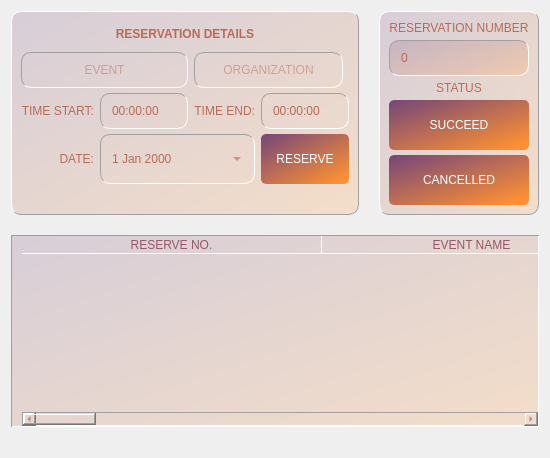
              <widget class="QWidget" name="facility3">
               <layout class="QGridLayout" name="gridLayout_31">
                <property name="spacing">
                 <number>20</number>
                </property>
                <item row="1" column="0" colspan="2">
                 <widget class="QTableWidget" name="tableWidget_5">
                  <property name="toolTip">
                   <string>Reservation Details</string>
                  </property>
                  <property name="styleSheet">
                   <string notr="true">QTableWidget {
	background-color: qlineargradient(spread:pad, x1:0.051, y1:0, x2:1, y2:1, stop:0 rgba(120, 72, 120, 50), stop:0.931818 rgba(254, 145, 50,50));
	alternate-background-color: rgba(189, 110, 83, 20);
	border-radius: 0px;
	color: rgb(150, 88, 104);
	font: 75 12pt &quot;MS Shell Dlg 2&quot;;
	border-top: 1px solid rgb(160, 160, 160);
	border-left: 1px solid rgb(160, 160, 160);
	border-right: 1px solid white;
	border-bottom: 1px solid white;
	padding-left: 10px;
}

QTableWidget QTableCornerButton::section{	
	background-color: transparent;
	border: transparent;
}

QTableWidget::Item {
	border: transparent;
	color: rgb(150, 88, 104);
	selection-color: black;
}


QHeaderView {
	background-color: transparent;
	color: rgb(150, 88, 104);
	border: transparent;
	border-bottom: 1px solid white;
}
QHeaderView::section {
	font: 75 12pt &quot;MS Shell Dlg 2&quot;;
	color: rgb(150, 88, 104);
	background-color: transparent;
	border: transparent;
	border-right: 1px solid white;
}

QScrollBar:vertical {
	margin: 0px;
	padding-left: 0px;
	padding-right: 0px;
	background-color: transparent;
	border-top: 1px solid rgb(160, 160, 160);
	border-left: 1px solid rgb(160, 160, 160);
	border-right: 1px solid white;
	border-bottom: 1px solid white;
	color:  rgb(150, 88, 104);
}

QScrollBar:horizontal {
	margin: 0px;
	padding-top: 0px;
	padding-bottom: 0px;
	background-color: transparent;
	border-top: 1px solid rgb(160, 160, 160);
	border-left: 1px solid rgb(160, 160, 160);
	border-right: 1px solid white;
	border-bottom: 1px solid white;
	color:  rgb(150, 88, 104);
}

QToolTip{
	background-color: rgb(255, 255, 255);
	color: rgb(0, 0, 0);
}
</string>
                  </property>
                  <property name="autoScrollMargin">
                   <number>16</number>
                  </property>
                  <property name="editTriggers">
                   <set>QAbstractItemView::NoEditTriggers</set>
                  </property>
                  <property name="alternatingRowColors">
                   <bool>true</bool>
                  </property>
                  <property name="selectionBehavior">
                   <enum>QAbstractItemView::SelectRows</enum>
                  </property>
                  <property name="showGrid">
                   <bool>true</bool>
                  </property>
                  <property name="gridStyle">
                   <enum>Qt::DotLine</enum>
                  </property>
                  <property name="sortingEnabled">
                   <bool>false</bool>
                  </property>
                  <property name="cornerButtonEnabled">
                   <bool>true</bool>
                  </property>
                  <attribute name="horizontalHeaderCascadingSectionResizes">
                   <bool>true</bool>
                  </attribute>
                  <attribute name="horizontalHeaderDefaultSectionSize">
                   <number>300</number>
                  </attribute>
                  <attribute name="horizontalHeaderShowSortIndicator" stdset="0">
                   <bool>false</bool>
                  </attribute>
                  <attribute name="verticalHeaderVisible">
                   <bool>false</bool>
                  </attribute>
                  <column>
                   <property name="text">
                    <string>RESERVE NO.</string>
                   </property>
                  </column>
                  <column>
                   <property name="text">
                    <string>EVENT NAME</string>
                   </property>
                  </column>
                  <column>
                   <property name="text">
                    <string>ORGANIZATION</string>
                   </property>
                  </column>
                  <column>
                   <property name="text">
                    <string>DATE</string>
                   </property>
                  </column>
                  <column>
                   <property name="text">
                    <string>TIME START</string>
                   </property>
                  </column>
                  <column>
                   <property name="text">
                    <string>TIME END</string>
                   </property>
                  </column>
                  <column>
                   <property name="text">
                    <string>STATUS</string>
                   </property>
                  </column>
                 </widget>
                </item>
                <item row="0" column="1">
                 <widget class="QFrame" name="frame_29">
                  <property name="styleSheet">
                   <string notr="true">border-top: 1px solid white;
border-left: 1px solid white;
border-right: 1px solid rgb(160, 160, 160);
border-bottom: 1px solid rgb(160, 160, 160);
background-color: qlineargradient(spread:pad, x1:0.051, y1:0, x2:1, y2:1, stop:0 rgba(120, 72, 120, 50), stop:0.931818 rgba(254, 145, 50,50));
border-radius: 10px;





</string>
                  </property>
                  <property name="frameShape">
                   <enum>QFrame::StyledPanel</enum>
                  </property>
                  <property name="frameShadow">
                   <enum>QFrame::Raised</enum>
                  </property>
                  <layout class="QGridLayout" name="gridLayout_27">
                   <property name="topMargin">
                    <number>9</number>
                   </property>
                   <property name="bottomMargin">
                    <number>9</number>
                   </property>
                   <property name="verticalSpacing">
                    <number>5</number>
                   </property>
                   <item row="3" column="0" colspan="2">
                    <widget class="QLabel" name="label_32">
                     <property name="styleSheet">
                      <string notr="true">border: none;
color: rgb(184, 107, 87);
font: 75 15pt &quot;MS Shell Dlg 2&quot;;
background-color: transparent;
</string>
                     </property>
                     <property name="text">
                      <string>STATUS</string>
                     </property>
                     <property name="alignment">
                      <set>Qt::AlignCenter</set>
                     </property>
                    </widget>
                   </item>
                   <item row="4" column="0" colspan="2">
                    <widget class="QPushButton" name="pushButton_30">
                     <property name="minimumSize">
                      <size>
                       <width>0</width>
                       <height>50</height>
                      </size>
                     </property>
                     <property name="maximumSize">
                      <size>
                       <width>16777215</width>
                       <height>50</height>
                      </size>
                     </property>
                     <property name="cursor">
                      <cursorShape>PointingHandCursor</cursorShape>
                     </property>
                     <property name="styleSheet">
                      <string notr="true">QPushButton {border: none;
border-radius: 5px;
background-color: qlineargradient(spread:pad, x1:0.051, y1:0, x2:1, y2:1, stop:0 rgba(120, 72, 120, 255), stop:0.931818 rgba(254, 145, 50, 255));
font: 75 12pt &quot;MS Shell Dlg 2&quot;;
color: white;}

QPushButton::hover {
	background-color: qlineargradient(spread:pad, x1:1, y1:1, x2:0, y2:0, stop:0 rgba(120, 62, 115, 255), stop:0.931818 rgba(254, 163, 17, 255));
}

QPushButton::pressed {
	background-color: qlineargradient(spread:pad, x1:0.051, y1:0, x2:1, y2:1, stop:0 rgba(120, 72, 120, 255), stop:0.931818 rgba(254, 145, 50, 255));
}</string>
                     </property>
                     <property name="text">
                      <string>SUCCEED</string>
                     </property>
                     <property name="checkable">
                      <bool>false</bool>
                     </property>
                    </widget>
                   </item>
                   <item row="2" column="0" colspan="2">
                    <widget class="QFrame" name="frame_30">
                     <property name="maximumSize">
                      <size>
                       <width>16777215</width>
                       <height>50</height>
                      </size>
                     </property>
                     <property name="styleSheet">
                      <string notr="true">border: none;
border-radius: 10px;
background-color: qlineargradient(spread:pad, x1:0.051, y1:0, x2:1, y2:1, stop:0 rgba(120, 72, 120, 50), stop:0.931818 rgba(254, 145, 50,50));
border-top: 1px solid rgb(160, 160, 160);
border-left: 1px solid rgb(160, 160, 160);
border-right: 1px solid white;
border-bottom: 1px solid white;
</string>
                     </property>
                     <property name="frameShape">
                      <enum>QFrame::StyledPanel</enum>
                     </property>
                     <property name="frameShadow">
                      <enum>QFrame::Raised</enum>
                     </property>
                     <layout class="QGridLayout" name="gridLayout_28">
                      <item row="1" column="0">
                       <widget class="QSpinBox" name="spinBox_5">
                        <property name="maximumSize">
                         <size>
                          <width>16777215</width>
                          <height>50</height>
                         </size>
                        </property>
                        <property name="styleSheet">
                         <string notr="true">background: transparent;
border: transparent;
border-radius: 0px;
color: rgb(184, 107, 87);
font: 75 15pt &quot;MS Shell Dlg 2&quot;;
</string>
                        </property>
                        <property name="buttonSymbols">
                         <enum>QAbstractSpinBox::NoButtons</enum>
                        </property>
                        <property name="showGroupSeparator" stdset="0">
                         <bool>false</bool>
                        </property>
                        <property name="maximum">
                         <number>222222222</number>
                        </property>
                       </widget>
                      </item>
                     </layout>
                    </widget>
                   </item>
                   <item row="5" column="0" colspan="2">
                    <widget class="QPushButton" name="pushButton_31">
                     <property name="minimumSize">
                      <size>
                       <width>0</width>
                       <height>50</height>
                      </size>
                     </property>
                     <property name="maximumSize">
                      <size>
                       <width>16777215</width>
                       <height>50</height>
                      </size>
                     </property>
                     <property name="cursor">
                      <cursorShape>PointingHandCursor</cursorShape>
                     </property>
                     <property name="styleSheet">
                      <string notr="true">QPushButton {border: none;
border-radius: 5px;
background-color: qlineargradient(spread:pad, x1:0.051, y1:0, x2:1, y2:1, stop:0 rgba(120, 72, 120, 255), stop:0.931818 rgba(254, 145, 50, 255));
font: 75 12pt &quot;MS Shell Dlg 2&quot;;
color: white;}

QPushButton::hover {
	background-color: qlineargradient(spread:pad, x1:1, y1:1, x2:0, y2:0, stop:0 rgba(120, 62, 115, 255), stop:0.931818 rgba(254, 163, 17, 255));
}

QPushButton::pressed {
	background-color: qlineargradient(spread:pad, x1:0.051, y1:0, x2:1, y2:1, stop:0 rgba(120, 72, 120, 255), stop:0.931818 rgba(254, 145, 50, 255));
}</string>
                     </property>
                     <property name="text">
                      <string>CANCELLED</string>
                     </property>
                     <property name="checkable">
                      <bool>false</bool>
                     </property>
                    </widget>
                   </item>
                   <item row="1" column="0" colspan="2">
                    <widget class="QLabel" name="label_31">
                     <property name="styleSheet">
                      <string notr="true">border: none;
color: rgb(184, 107, 87);
font: 75 15pt &quot;MS Shell Dlg 2&quot;;
background-color: transparent;
</string>
                     </property>
                     <property name="text">
                      <string>RESERVATION NUMBER</string>
                     </property>
                     <property name="alignment">
                      <set>Qt::AlignCenter</set>
                     </property>
                    </widget>
                   </item>
                  </layout>
                 </widget>
                </item>
                <item row="2" column="0">
                 <spacer name="horizontalSpacer_43">
                  <property name="orientation">
                   <enum>Qt::Horizontal</enum>
                  </property>
                  <property name="sizeHint" stdset="0">
                   <size>
                    <width>40</width>
                    <height>20</height>
                   </size>
                  </property>
                 </spacer>
                </item>
                <item row="2" column="1">
                 <spacer name="horizontalSpacer_45">
                  <property name="orientation">
                   <enum>Qt::Horizontal</enum>
                  </property>
                  <property name="sizeHint" stdset="0">
                   <size>
                    <width>40</width>
                    <height>20</height>
                   </size>
                  </property>
                 </spacer>
                </item>
                <item row="0" column="0">
                 <widget class="QFrame" name="frame_31">
                  <property name="styleSheet">
                   <string notr="true">border-top: 1px solid white;
border-left: 1px solid white;
border-right: 1px solid rgb(160, 160, 160);
border-bottom: 1px solid rgb(160, 160, 160);
background-color: qlineargradient(spread:pad, x1:0.051, y1:0, x2:1, y2:1, stop:0 rgba(120, 72, 120, 50), stop:0.931818 rgba(254, 145, 50,50));
border-radius: 10px;





</string>
                  </property>
                  <property name="frameShape">
                   <enum>QFrame::StyledPanel</enum>
                  </property>
                  <property name="frameShadow">
                   <enum>QFrame::Raised</enum>
                  </property>
                  <layout class="QGridLayout" name="gridLayout_29">
                   <property name="topMargin">
                    <number>10</number>
                   </property>
                   <property name="bottomMargin">
                    <number>10</number>
                   </property>
                   <property name="verticalSpacing">
                    <number>5</number>
                   </property>
                   <item row="6" column="2">
                    <spacer name="horizontalSpacer_44">
                     <property name="orientation">
                      <enum>Qt::Horizontal</enum>
                     </property>
                     <property name="sizeHint" stdset="0">
                      <size>
                       <width>20</width>
                       <height>20</height>
                      </size>
                     </property>
                    </spacer>
                   </item>
                   <item row="6" column="3">
                    <spacer name="horizontalSpacer_40">
                     <property name="orientation">
                      <enum>Qt::Horizontal</enum>
                     </property>
                     <property name="sizeHint" stdset="0">
                      <size>
                       <width>40</width>
                       <height>20</height>
                      </size>
                     </property>
                    </spacer>
                   </item>
                   <item row="4" column="1">
                    <widget class="QFrame" name="frame_34">
                     <property name="maximumSize">
                      <size>
                       <width>16777215</width>
                       <height>50</height>
                      </size>
                     </property>
                     <property name="styleSheet">
                      <string notr="true">border: none;
border-radius: 10px;
background-color: transparent;
border-top: 1px solid rgb(160, 160, 160);
border-left: 1px solid rgb(160, 160, 160);
border-right: 1px solid white;
border-bottom: 1px solid white;
</string>
                     </property>
                     <property name="frameShape">
                      <enum>QFrame::StyledPanel</enum>
                     </property>
                     <property name="frameShadow">
                      <enum>QFrame::Raised</enum>
                     </property>
                     <layout class="QHBoxLayout" name="horizontalLayout_20">
                      <item>
                       <widget class="QTimeEdit" name="timeEdit">
                        <property name="styleSheet">
                         <string notr="true">background: transparent;
border: transparent;
border-radius: 0px;
color: rgb(184, 107, 87);
font: 75 15pt &quot;MS Shell Dlg 2&quot;;</string>
                        </property>
                        <property name="buttonSymbols">
                         <enum>QAbstractSpinBox::UpDownArrows</enum>
                        </property>
                       </widget>
                      </item>
                     </layout>
                    </widget>
                   </item>
                   <item row="1" column="0" colspan="5">
                    <widget class="QLabel" name="label_35">
                     <property name="styleSheet">
                      <string notr="true">border: none;
color: rgb(184, 107, 87);
font: 75 15pt &quot;MS Shell Dlg 2&quot;;
background-color: transparent;
</string>
                     </property>
                     <property name="text">
                      <string>&lt;html&gt;&lt;head/&gt;&lt;body&gt;&lt;p&gt;&lt;span style=&quot; font-weight:600;&quot;&gt;RESERVATION DETAILS&lt;/span&gt;&lt;/p&gt;&lt;/body&gt;&lt;/html&gt;</string>
                     </property>
                     <property name="alignment">
                      <set>Qt::AlignCenter</set>
                     </property>
                    </widget>
                   </item>
                   <item row="6" column="1">
                    <spacer name="horizontalSpacer_42">
                     <property name="orientation">
                      <enum>Qt::Horizontal</enum>
                     </property>
                     <property name="sizeHint" stdset="0">
                      <size>
                       <width>20</width>
                       <height>20</height>
                      </size>
                     </property>
                    </spacer>
                   </item>
                   <item row="6" column="0">
                    <spacer name="horizontalSpacer_41">
                     <property name="orientation">
                      <enum>Qt::Horizontal</enum>
                     </property>
                     <property name="sizeHint" stdset="0">
                      <size>
                       <width>20</width>
                       <height>20</height>
                      </size>
                     </property>
                    </spacer>
                   </item>
                   <item row="4" column="3" colspan="2">
                    <widget class="QFrame" name="frame_37">
                     <property name="maximumSize">
                      <size>
                       <width>16777215</width>
                       <height>50</height>
                      </size>
                     </property>
                     <property name="styleSheet">
                      <string notr="true">border: none;
border-radius: 10px;
background-color:transparent;
border-top: 1px solid rgb(160, 160, 160);
border-left: 1px solid rgb(160, 160, 160);
border-right: 1px solid white;
border-bottom: 1px solid white;
color: qlineargradient(spread:pad, x1:0.051, y1:0, x2:1, y2:1, stop:0 rgba(120, 72, 120, 255), stop:0.931818 rgba(254, 145, 50, 255));
</string>
                     </property>
                     <property name="frameShape">
                      <enum>QFrame::StyledPanel</enum>
                     </property>
                     <property name="frameShadow">
                      <enum>QFrame::Raised</enum>
                     </property>
                     <layout class="QHBoxLayout" name="horizontalLayout_23">
                      <property name="spacing">
                       <number>0</number>
                      </property>
                      <property name="leftMargin">
                       <number>9</number>
                      </property>
                      <property name="topMargin">
                       <number>9</number>
                      </property>
                      <property name="rightMargin">
                       <number>9</number>
                      </property>
                      <property name="bottomMargin">
                       <number>9</number>
                      </property>
                      <item>
                       <widget class="QTimeEdit" name="timeEdit_2">
                        <property name="styleSheet">
                         <string notr="true">background: transparent;
border: transparent;
border-radius: 0px;
color: rgb(184, 107, 87);
font: 75 15pt &quot;MS Shell Dlg 2&quot;;</string>
                        </property>
                       </widget>
                      </item>
                     </layout>
                    </widget>
                   </item>
                   <item row="2" column="0" colspan="2">
                    <widget class="QFrame" name="frame_33">
                     <property name="maximumSize">
                      <size>
                       <width>16777215</width>
                       <height>50</height>
                      </size>
                     </property>
                     <property name="styleSheet">
                      <string notr="true">border: none;
border-radius: 10px;
background-color: transparent;
border-top: 1px solid rgb(160, 160, 160);
border-left: 1px solid rgb(160, 160, 160);
border-right: 1px solid white;
border-bottom: 1px solid white;
</string>
                     </property>
                     <property name="frameShape">
                      <enum>QFrame::StyledPanel</enum>
                     </property>
                     <property name="frameShadow">
                      <enum>QFrame::Raised</enum>
                     </property>
                     <layout class="QHBoxLayout" name="horizontalLayout_19">
                      <item>
                       <widget class="QLineEdit" name="lineEdit_9">
                        <property name="styleSheet">
                         <string notr="true">QLineEdit {background: transparent;
border: transparent;
border-radius: 0px;
color: rgb(184, 107, 87);
font: 75 15pt &quot;MS Shell Dlg 2&quot;;}

QLineEdit::focus {
	border: none;
	border-bottom: 1px solid qlineargradient(spread:pad, x1:0.051, y1:0, x2:1, y2:1, stop:0 rgba(120, 72, 120, 255), stop:0.931818 rgba(254, 145, 50, 255));
}</string>
                        </property>
                        <property name="echoMode">
                         <enum>QLineEdit::Normal</enum>
                        </property>
                        <property name="alignment">
                         <set>Qt::AlignCenter</set>
                        </property>
                        <property name="placeholderText">
                         <string>EVENT</string>
                        </property>
                        <property name="clearButtonEnabled">
                         <bool>true</bool>
                        </property>
                       </widget>
                      </item>
                     </layout>
                    </widget>
                   </item>
                   <item row="5" column="3" colspan="2">
                    <widget class="QPushButton" name="pushButton_32">
                     <property name="minimumSize">
                      <size>
                       <width>0</width>
                       <height>50</height>
                      </size>
                     </property>
                     <property name="maximumSize">
                      <size>
                       <width>16777215</width>
                       <height>50</height>
                      </size>
                     </property>
                     <property name="cursor">
                      <cursorShape>PointingHandCursor</cursorShape>
                     </property>
                     <property name="styleSheet">
                      <string notr="true">QPushButton {border: none;
border-radius: 5px;
background-color: qlineargradient(spread:pad, x1:0.051, y1:0, x2:1, y2:1, stop:0 rgba(120, 72, 120, 255), stop:0.931818 rgba(254, 145, 50, 255));
font: 75 12pt &quot;MS Shell Dlg 2&quot;;
color: white;}

QPushButton::hover {
	background-color: qlineargradient(spread:pad, x1:1, y1:1, x2:0, y2:0, stop:0 rgba(120, 62, 115, 255), stop:0.931818 rgba(254, 163, 17, 255));
}

QPushButton::pressed {
	background-color: qlineargradient(spread:pad, x1:0.051, y1:0, x2:1, y2:1, stop:0 rgba(120, 72, 120, 255), stop:0.931818 rgba(254, 145, 50, 255));
}</string>
                     </property>
                     <property name="text">
                      <string>RESERVE</string>
                     </property>
                     <property name="checkable">
                      <bool>false</bool>
                     </property>
                    </widget>
                   </item>
                   <item row="4" column="0">
                    <widget class="QLabel" name="label_34">
                     <property name="maximumSize">
                      <size>
                       <width>16777215</width>
                       <height>20</height>
                      </size>
                     </property>
                     <property name="styleSheet">
                      <string notr="true">border: none;
color: rgb(184, 107, 87);
font: 75 15pt &quot;MS Shell Dlg 2&quot;;
background-color: transparent;
</string>
                     </property>
                     <property name="text">
                      <string>&lt;html&gt;&lt;head/&gt;&lt;body&gt;&lt;p&gt;TIME START:&lt;/p&gt;&lt;/body&gt;&lt;/html&gt;</string>
                     </property>
                     <property name="alignment">
                      <set>Qt::AlignRight|Qt::AlignTrailing|Qt::AlignVCenter</set>
                     </property>
                    </widget>
                   </item>
                   <item row="2" column="2" colspan="2">
                    <widget class="QFrame" name="frame_35">
                     <property name="maximumSize">
                      <size>
                       <width>16777215</width>
                       <height>50</height>
                      </size>
                     </property>
                     <property name="styleSheet">
                      <string notr="true">border: none;
border-radius: 10px;
background-color: transparent;
border-top: 1px solid rgb(160, 160, 160);
border-left: 1px solid rgb(160, 160, 160);
border-right: 1px solid white;
border-bottom: 1px solid white;
</string>
                     </property>
                     <property name="frameShape">
                      <enum>QFrame::StyledPanel</enum>
                     </property>
                     <property name="frameShadow">
                      <enum>QFrame::Raised</enum>
                     </property>
                     <layout class="QHBoxLayout" name="horizontalLayout_21">
                      <item>
                       <widget class="QLineEdit" name="lineEdit_11">
                        <property name="styleSheet">
                         <string notr="true">QLineEdit {background: transparent;
border: transparent;
border-radius: 0px;
color: rgb(184, 107, 87);
font: 75 15pt &quot;MS Shell Dlg 2&quot;;}

QLineEdit::focus {
	border: none;
	border-bottom: 1px solid qlineargradient(spread:pad, x1:0.051, y1:0, x2:1, y2:1, stop:0 rgba(120, 72, 120, 255), stop:0.931818 rgba(254, 145, 50, 255));
}</string>
                        </property>
                        <property name="echoMode">
                         <enum>QLineEdit::Normal</enum>
                        </property>
                        <property name="alignment">
                         <set>Qt::AlignCenter</set>
                        </property>
                        <property name="placeholderText">
                         <string>ORGANIZATION</string>
                        </property>
                        <property name="clearButtonEnabled">
                         <bool>true</bool>
                        </property>
                       </widget>
                      </item>
                     </layout>
                    </widget>
                   </item>
                   <item row="4" column="2">
                    <widget class="QLabel" name="label_36">
                     <property name="maximumSize">
                      <size>
                       <width>16777215</width>
                       <height>20</height>
                      </size>
                     </property>
                     <property name="styleSheet">
                      <string notr="true">border: none;
color: rgb(184, 107, 87);
font: 75 15pt &quot;MS Shell Dlg 2&quot;;
background-color: transparent;
</string>
                     </property>
                     <property name="text">
                      <string>&lt;html&gt;&lt;head/&gt;&lt;body&gt;&lt;p&gt;TIME END:&lt;/p&gt;&lt;/body&gt;&lt;/html&gt;</string>
                     </property>
                     <property name="alignment">
                      <set>Qt::AlignRight|Qt::AlignTrailing|Qt::AlignVCenter</set>
                     </property>
                    </widget>
                   </item>
                   <item row="5" column="0">
                    <widget class="QLabel" name="label_37">
                     <property name="maximumSize">
                      <size>
                       <width>16777215</width>
                       <height>20</height>
                      </size>
                     </property>
                     <property name="styleSheet">
                      <string notr="true">border: none;
color: rgb(184, 107, 87);
font: 75 15pt &quot;MS Shell Dlg 2&quot;;
background-color: transparent;
</string>
                     </property>
                     <property name="text">
                      <string>&lt;html&gt;&lt;head/&gt;&lt;body&gt;&lt;p&gt;DATE:&lt;/p&gt;&lt;/body&gt;&lt;/html&gt;</string>
                     </property>
                     <property name="alignment">
                      <set>Qt::AlignRight|Qt::AlignTrailing|Qt::AlignVCenter</set>
                     </property>
                    </widget>
                   </item>
                   <item row="5" column="1" colspan="2">
                    <widget class="QFrame" name="frame_32">
                     <property name="styleSheet">
                      <string notr="true">QFrame{
	border: none;
	border-radius: 10px;
	background-color: transparent;
	border-top: 1px solid rgb(160, 160, 160);
	border-left: 1px solid rgb(160, 160, 160);
	border-right: 1px solid white;
	border-bottom: 1px solid white;
}

QCalendarEdit{
	
	background-color: rgb(204, 204, 204);
}</string>
                     </property>
                     <property name="frameShape">
                      <enum>QFrame::StyledPanel</enum>
                     </property>
                     <property name="frameShadow">
                      <enum>QFrame::Raised</enum>
                     </property>
                     <layout class="QGridLayout" name="gridLayout_11">
                      <item row="0" column="0">
                       <widget class="QDateEdit" name="dateEdit">
                        <property name="styleSheet">
                         <string notr="true">background: transparent;
border: transparent;
border-radius: 0px;
color: rgb(184, 107, 87);
font: 75 15pt &quot;MS Shell Dlg 2&quot;;

</string>
                        </property>
                        <property name="calendarPopup">
                         <bool>true</bool>
                        </property>
                       </widget>
                      </item>
                     </layout>
                    </widget>
                   </item>
                  </layout>
                 </widget>
                </item>
               </layout>
              </widget>
